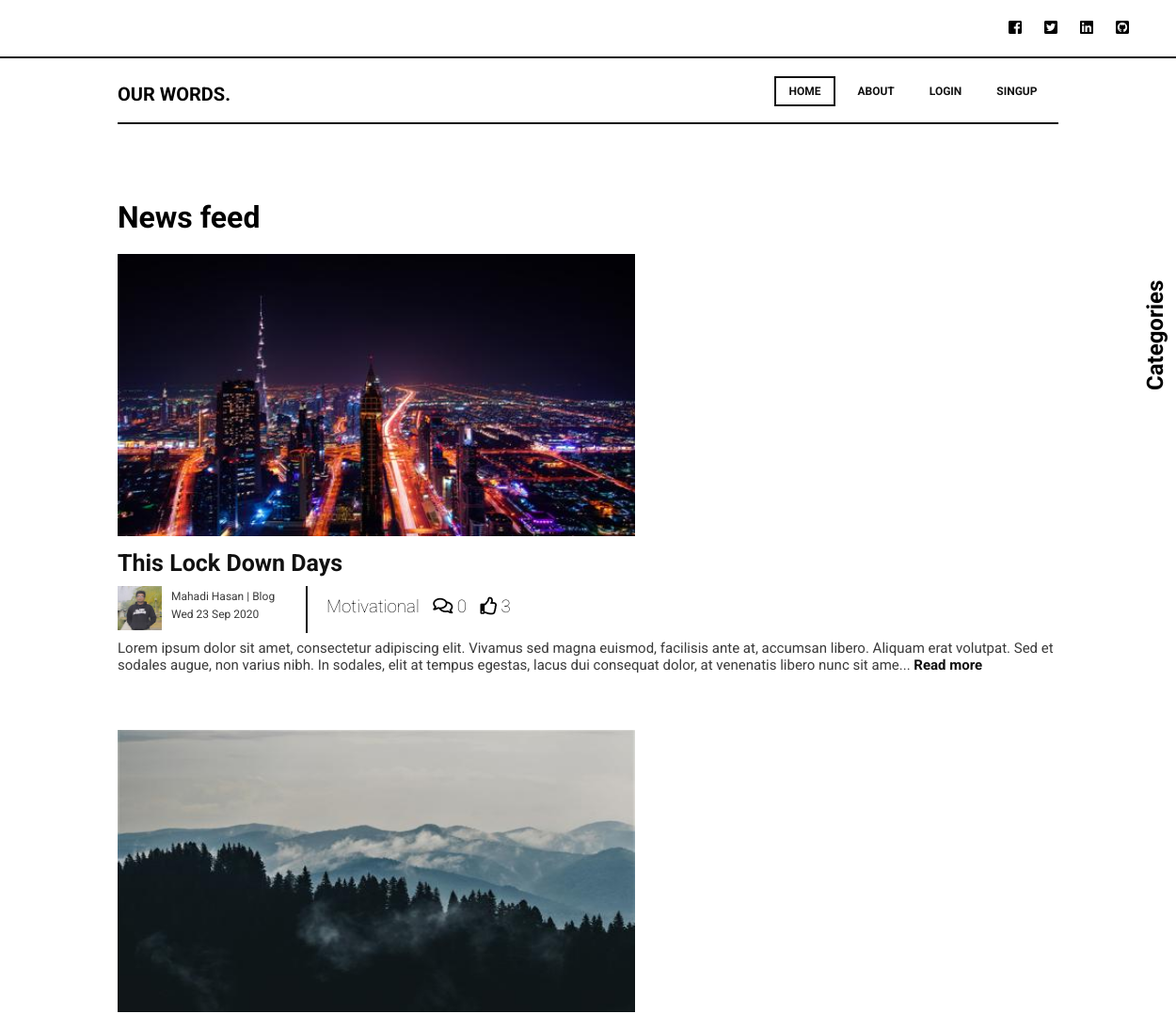
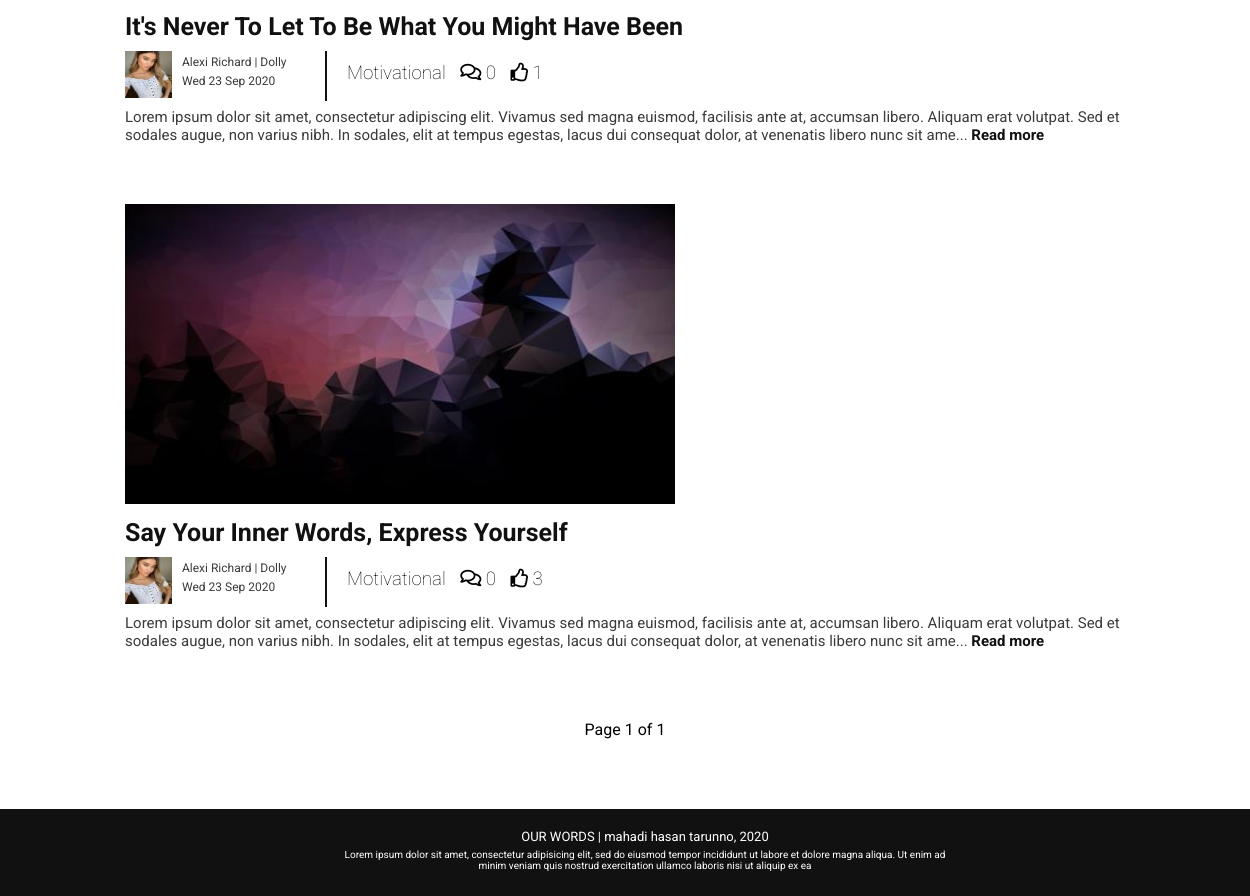
Screenshot of /category-home/cat/1 with the database file from the repository (2 pictures, top to bottom).
### blog/models.py (models this page shows, shortened)
class Post(models.Model):
    title = models.CharField(max_length=70)
    category = models.ForeignKey(Category, on_delete=models.CASCADE)
    date = models.DateTimeField(default=timezone.now)
    author = models.ForeignKey(User, on_delete=models.CASCADE)
    post = RichTextField()
    image = models.ImageField(null=True, blank=True, upload_to='post/')
    likes = models.ManyToManyField(User, related_name='post_likes')

class Category(models.Model):
    title = models.CharField(max_length=20)
    def __str__(self):
        return self.title

### users/models.py (models this page shows, shortened)
class Profile(models.Model):
    user = models.OneToOneField(User, on_delete=models.CASCADE)
    image = models.ImageField(default='profile/default.png', upload_to='profile/')
    author = models.BooleanField(default=False)

### blog/views.py (the view)
# urls.py: path('category-home/cat/<id>', home_views.Categoryhome, name='category-home'),
def Categoryhome(request, id):
    posts = Post.objects.filter(category_id=id).all().order_by('-date')
    categories = Category.objects.all()
    paginator = Paginator(posts, 3)  # Show 3 posts per page.
    page_number = request.GET.get('page')
    page_obj = paginator.get_page(page_number)
    context = {
        'posts': page_obj,
        'categories': categories
    }
    return render(request, 'blog/category-home.html', context)

### blog/templates/blog/category-home.html (shortened to what this page needs)
{% extends 'blog/base.html' %}
{% block body %}
{% load static %}
<link rel="stylesheet" href="{% static 'css/home.css' %}">
    <div class="category-list">
        <div class="heading">
            <h1>Categories</h1>
        </div>
    </div>
    <div class="posts">
        <h1 class="post-heading">News feed</h1>
        {% for post in posts %}
        <div class="post">
            <img class="post-img" src={{ post.image.url }}>
            <a href="single/{{ post.id }}"><h2 class="title">{{ post.title }}</h2></a>
            <div class="author-container">
                <p class="author"><img class="author-img" src={{ post.author.profile.image.url }}>
                    {{ post.author.first_name }} {{ post.author.last_name }} | {{ post.author }} </p><br>
                <p class="date">{{ post.date | date:"D d M Y"}}</p><br>
            </div>
            <h3 class="category" post_id={{post.id }}>{{ post.category }} <i id="read-post-alert-comment" class="far fa-comments"></i>  {{ post.comments.count }}
            <i id="read-post-alert-like" class="far fa-thumbs-up"></i> {{ post.likes.count }} </h3><br><br><br>
            <p class="text">{{ post.post | safe | slice:280}}... <a href="../../single/{{ post.id }}"> Read more</a> </p>
        </div>
    {% endfor %}
    </div>
    <div class="pagination">
        <span class="step-links">
            <span class="current">
                Page {{ posts.number }} of {{ posts.paginator.num_pages }}
            </span>
        </span>
    </div>
{% endblock %}

### static/css/base.css (style rules this page uses)
*, body { padding: 0px; margin: 0px; font-family: 'Roboto', sans-serif; }
body { overflow-x: hidden; }

### static/css/home.css (style rules this page uses)
.posts { width: 80%; margin: auto; min-height: 50vh; padding-top: 80px; }
.post { padding: 20px 0px 40px 0px; }
.post p { font-size: 15px; color: #3b3b3b; }
.post a { font-weight: bolder; color: #111; text-decoration: none; }
.post .text { line-height: 2px; }
.post .author { font-size: 12px; }
.post .date { font-size: 12px; }
.post .category { padding: 11px 20px; display: inline; float:left; font-weight: lighter; }
.post .category i { margin-left: 10px; }
.post .title { font-size: 25px; margin-bottom: 10px; margin-top: 10px; }
.post .author { display: inline; margin-right: 6px; }
.post .date { display: inline; }
.post .post-img { width: 550px; height: 300px; }
.author-container { width: 200px; height: 50px; float: left; border-right: 2px solid #111; }
.author-img { height: 47px; width: 47px; float: left; margin-right: 10px; }
.category-list { overflow-y: scroll; position: fixed; top: 290px; left: 95%; width: 300px; height: 130px; z-index: 1000; background-color: white; display: flex; }
.category-list .heading { flex: 1; transform: rotate(-90deg); position: relative; top: 80px; left: -24px; width: 20px; height: 20px; font-size: 12px; }
.pagination { text-align: center; margin-top: 30px; margin-bottom: 70px; }
@media screen and (max-width: 1399px) and (min-width: 1200px) { .category-list { left: 97%; } }

### rows the page displays
Post: image (picture), title "This Lock Down Days", author.profile.image (picture), author.first_name "Mahadi", author.last_name "Hasan", author "Blog", date "Wed 23 Sep 2020", category "Motivational", comments.count "0", likes.count "3", post "Lorem ipsum dolor sit amet, consectetur adipiscing elit. Vivamus sed magna euismod, facilisis ante at, accumsan libero. Aliquam erat volutpat. Sed et sodales augue, non varius nibh. In sodales, elit at tempus egestas, lacus dui consequat dolor, at venenatis libero nunc sit ame"
Post: image (picture), title "It's Never To Let To Be What You Might Have Been", author.profile.image (picture), author.first_name "Alexi", author.last_name "Richard", author "Dolly", date "Wed 23 Sep 2020", category "Motivational", comments.count "0", likes.count "1", post "Lorem ipsum dolor sit amet, consectetur adipiscing elit. Vivamus sed magna euismod, facilisis ante at, accumsan libero. Aliquam erat volutpat. Sed et sodales augue, non varius nibh. In sodales, elit at tempus egestas, lacus dui consequat dolor, at venenatis libero nunc sit ame"
Post: image (picture), title "Say Your Inner Words, Express Yourself", author.profile.image (picture), author.first_name "Alexi", author.last_name "Richard", author "Dolly", date "Wed 23 Sep 2020", category "Motivational", comments.count "0", likes.count "3", post "Lorem ipsum dolor sit amet, consectetur adipiscing elit. Vivamus sed magna euismod, facilisis ante at, accumsan libero. Aliquam erat volutpat. Sed et sodales augue, non varius nibh. In sodales, elit at tempus egestas, lacus dui consequat dolor, at venenatis libero nunc sit ame"

### other values shown
{{ posts.number }} "1"
{{ posts.paginator.num_pages }} "1"
